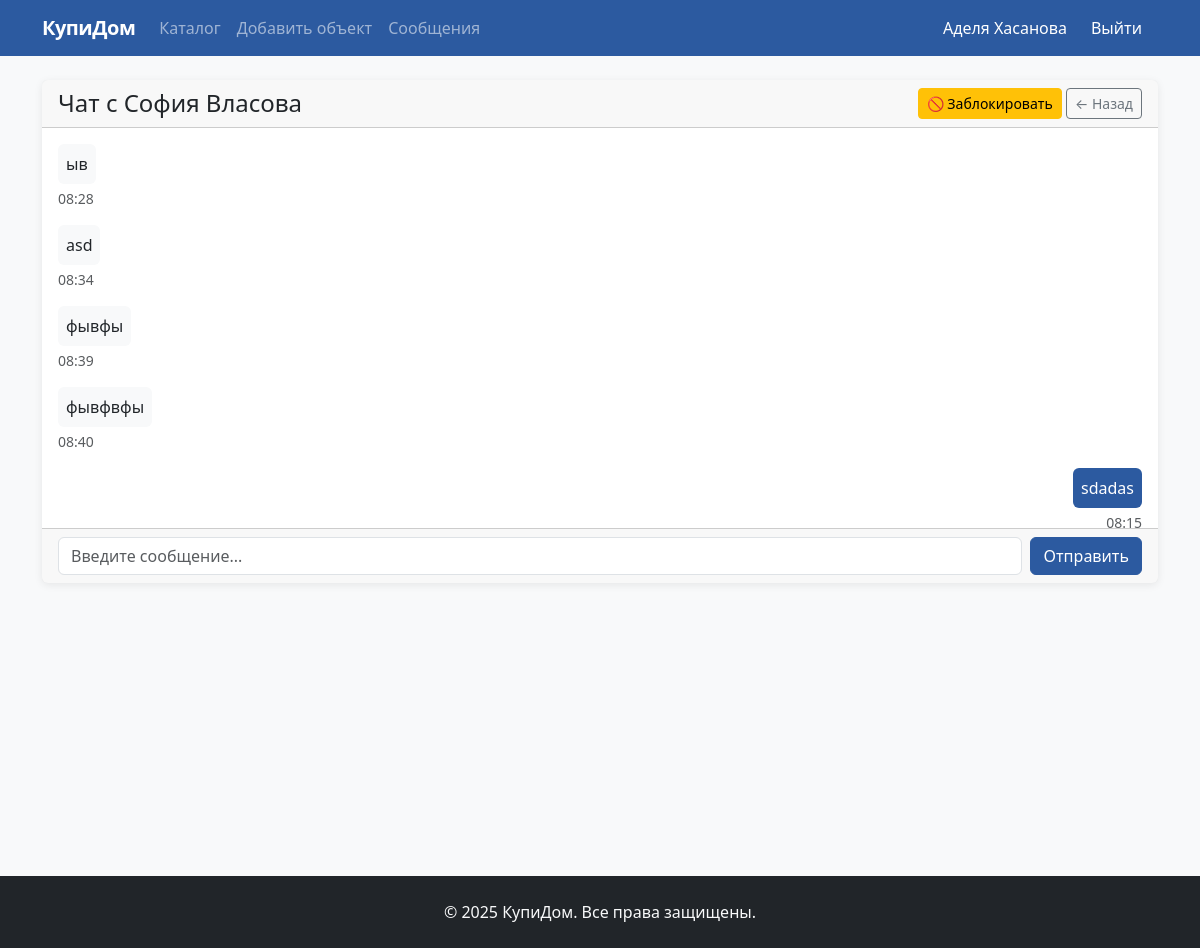
Page /messages/chat/4/ (signed in) on the committed database.
### realty/models.py (models this page shows, shortened)
class CustomUser(AbstractUser):
    USER_TYPE_CHOICES = (
        ('realtor', 'Риэлтор'),
        ('client', 'Клиент'),
    )
    GENDER_CHOICES = (
        ('M', 'Мужской'),
        ('F', 'Женский'),
    )
    user_type = models.CharField('Тип пользователя', max_length=10, choices=USER_TYPE_CHOICES)
    phone = models.CharField('Телефон', max_length=20, blank=True)
    bio = models.TextField('О себе', blank=True)
    avatar = models.ImageField('Аватар', upload_to='avatars/', blank=True, null=True)
    gender = models.CharField('Пол', max_length=1, choices=GENDER_CHOICES, blank=True)
    def __str__(self):
        return f"{self.username} ({self.get_user_type_display()})"

class Message(models.Model):
    sender = models.ForeignKey(CustomUser, on_delete=models.CASCADE, related_name='sent_messages')
    receiver = models.ForeignKey(CustomUser, on_delete=models.CASCADE, related_name='received_messages')
    content = models.TextField('Сообщение')
    created_at = models.DateTimeField(auto_now_add=True)
    is_read = models.BooleanField(default=False)
    class Meta:
        ordering = ['created_at']
    def __str__(self):
        return f"{self.sender} → {self.receiver}: {self.content[:20]}"

### realty/views.py (the view, shortened to what this page needs)
# urls.py: path('messages/chat/<int:user_id>/', views.chat_with_user, name='chat_with_user'),
@login_required
def chat_with_user(request, user_id):
    from django.contrib import messages as message_framework
    storage = message_framework.get_messages(request)
    for message in storage:
        pass  # Просто читаем все сообщения чтобы очистить
    other_user = get_object_or_404(CustomUser, id=user_id)
    if Blacklist.objects.filter(user=other_user, blocked_user=request.user).exists():
        message_framework.error(request, 'Вы не можете писать этому пользователю.')
        return redirect('message_list')
    if Blacklist.objects.filter(user=request.user, blocked_user=other_user).exists():
        message_framework.warning(request, 'Этот пользователь находится в вашем черном списке.')
    messages_list = Message.objects.filter(
        Q(sender=request.user, receiver=other_user) | Q(sender=other_user, receiver=request.user)
    ).order_by('created_at')
    Message.objects.filter(sender=other_user, receiver=request.user, is_read=False).update(is_read=True)
    return render(request, 'realty/chat.html', {
        'other_user': other_user,
        'messages': messages_list
    })

### realty/templates/realty/chat.html (shortened to what this page needs)
{% extends 'realty/base.html' %}
{% block content %}
<div class="card">
    <div class="card-header d-flex justify-content-between align-items-center">
    <div>
        <h4 class="mb-0">Чат с {{ other_user.get_full_name|default:other_user.username }}</h4>
    </div>
    <div>
        <form method="post" action="{% url 'blacklist_add' other_user.id %}" style="display: inline;">
            <button type="submit" class="btn btn-sm btn-warning"
                    onclick="return confirm('Заблокировать этого пользователя? Все сообщения будут удалены.')">
                🚫 Заблокировать
            </button>
        </form>
        <a href="{% url 'message_list' %}" class="btn btn-sm btn-outline-secondary">← Назад</a>
    </div>
</div>
    <div class="card-body" style="height: 400px; overflow-y: auto;">
        {% for message in messages %}
        <div class="mb-3 {% if message.sender == user %}text-end{% endif %}">
            <div class="d-inline-block p-2 rounded {% if message.sender == user %}bg-primary text-white{% else %}bg-light{% endif %}">
                {{ message.content|linebreaksbr }}
            </div>
            <div class="small text-muted mt-1">
                {{ message.created_at|date:"H:i" }}
            </div>
        </div>
        {% empty %}
        <p class="text-muted text-center">Нет сообщений</p>
        {% endfor %}
    </div>
    <div class="card-footer">
        <form method="post" class="d-flex">
            <input type="text" name="content" class="form-control me-2" placeholder="Введите сообщение..." required>
            <button type="submit" class="btn btn-primary">Отправить</button>
        </form>
    </div>
</div>
{% endblock %}

### realty/templates/realty/base.html (shortened to what this page needs)
<!DOCTYPE html>
<html lang="ru">
<head>
    <link href="https://cdn.jsdelivr.net/npm/bootstrap@5.3.0/dist/css/bootstrap.min.css" rel="stylesheet">
</head>
<body class="bg-light d-flex flex-column">
    <nav class="navbar navbar-expand-lg navbar-dark bg-primary">
        <div class="container">
            <a class="navbar-brand" href="{% url 'home' %}">КупиДом</a>
            <div class="collapse navbar-collapse" id="navbarNav">
                <ul class="navbar-nav me-auto">
                    <li class="nav-item">
                        <a class="nav-link" href="{% url 'property_list' %}">Каталог</a>
                    </li>
                    {% if user.is_authenticated %}
                    <li class="nav-item">
                        <a class="nav-link" href="{% url 'property_create' %}">Добавить объект</a>
                    </li>
                    <li class="nav-item">
                        <a class="nav-link" href="{% url 'message_list' %}">Сообщения</a>
                    </li>
                    {% endif %}
                </ul>
                <ul class="navbar-nav">
                    {% if user.is_authenticated %}
                    <li class="nav-item">
                        <a class="nav-link" href="{% url 'profile' %}" style="color: white !important;">
                            {{ user.get_full_name|default:user.username }}
                        </a>
                    </li>
                    <li class="nav-item">
                        <form method="post" action="{% url 'logout' %}" class="d-flex align-items-center">
                            <button type="submit" class="nav-link btn btn-link" style="border: none; background: none; color: white !important; padding: 0.5rem 1rem;">
                                Выйти
                            </button>
                        </form>
                    </li>
                    {% endif %}
                </ul>
            </div>
        </div>
    </nav>
    <main class="py-4">
        <div class="container">
            {% block content %}
            {% endblock %}
        </div>
    </main>
    <footer class="bg-dark text-light py-4 mt-auto">
        <div class="container text-center">
            <p class="mb-0">&copy; 2025 КупиДом. Все права защищены.</p>
        </div>
    </footer>
</body>
</html>

### realty/templates/realty/base.html (style rules this page uses)
:root { --primary: #2c5aa0; --primary-dark: #1e3d72; --accent: #e74c3c; --dark: #34495e; --light: #f8f9fa; }
.bg-primary { background-color: var(--primary) !important; }
.btn-primary { background-color: var(--primary); border-color: var(--primary); }
.navbar-brand { font-weight: 600; letter-spacing: -0.5px; }
.card { border: none; box-shadow: 0 2px 8px rgba(0,0,0,0.08); transition: box-shadow 0.2s; }
html, body { height: 100%; }
body { display: flex; flex-direction: column; }
main { flex: 1 0 auto; }
footer { flex-shrink: 0; }
.navbar-nav .nav-item { display: flex; align-items: center; }
.navbar-nav .nav-link { display: flex; align-items: center; height: 100%; }

### rows in the picture
CustomUser: get_full_name "Аделя Хасанова"
CustomUser: get_full_name "София Власова"
Message: content "ыв", created_at "08:28"
Message: content "asd", created_at "08:34"
Message: content "фывфы", created_at "08:39"
Message: content "фывфвфы", created_at "08:40"
Message: content "sdadas", created_at "08:15"
